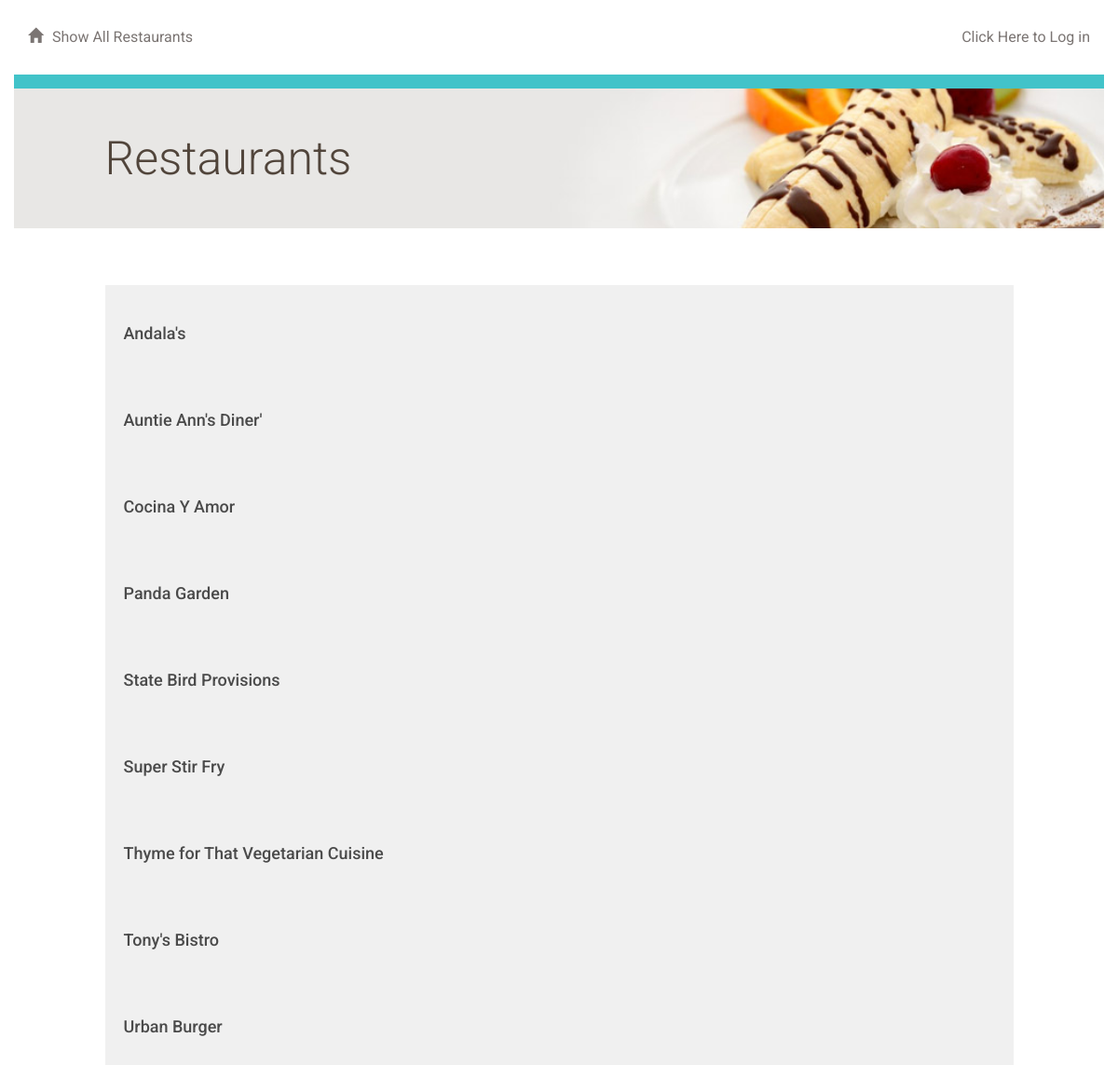
Page /restaurant/ on the earlier database version.
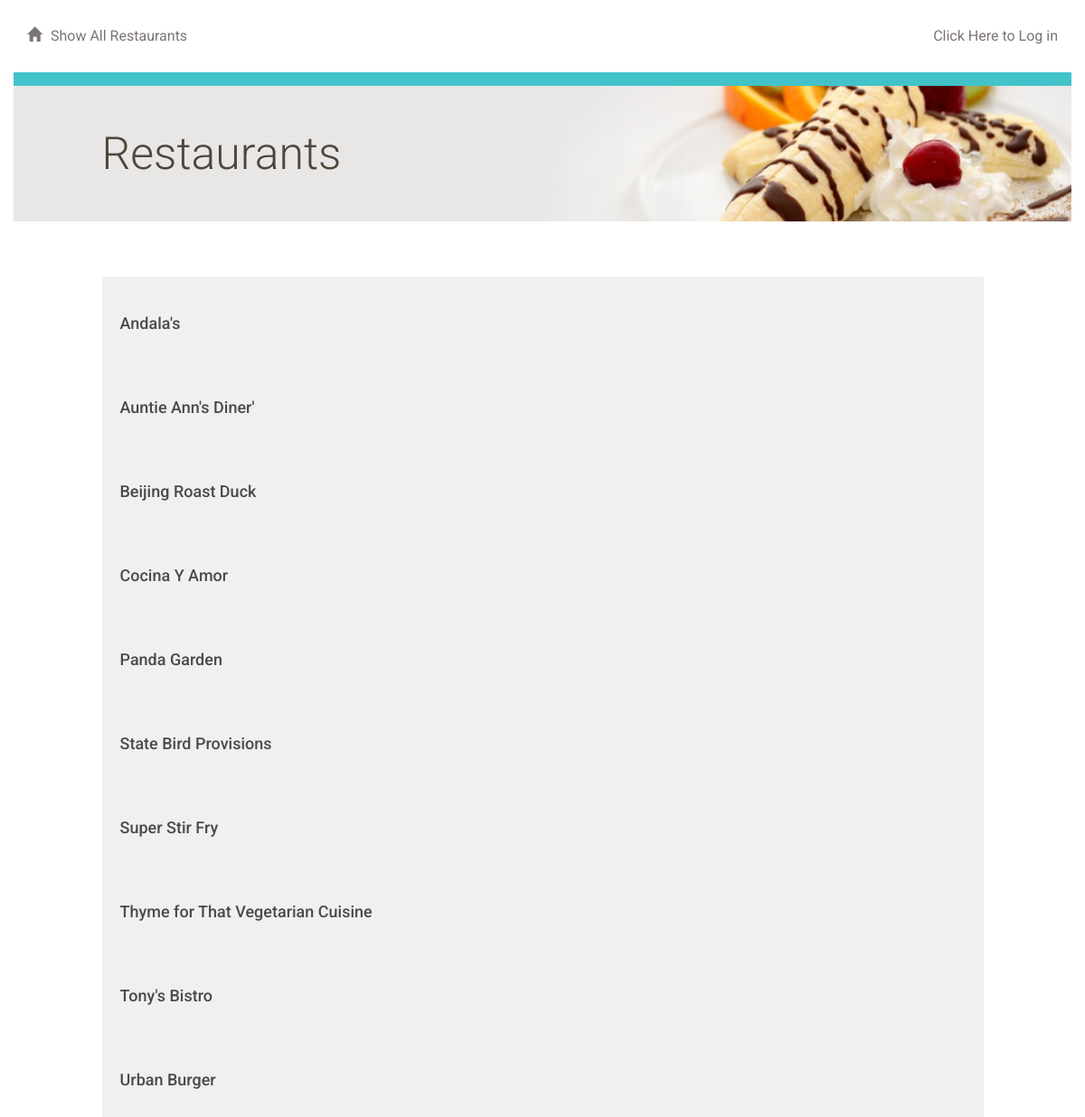
Same page on the later database version.
### database_setup.py (models this page shows, shortened)
class Restaurant(Base):
    __tablename__ = 'restaurant'
    id = Column(Integer, primary_key=True)
    name = Column(String(250), nullable=False)
    item = relationship('MenuItem', cascade='all, delete')
    user_id = Column(Integer, ForeignKey('user.id'))
    user = relationship(User)

### main.py (the view)
@app.route('/')
@app.route('/restaurant/')
def showRestaurants():
    DBSession = sessionmaker(bind=engine)
    session = DBSession()
    restaurants = session.query(Restaurant).order_by(asc(Restaurant.name))
    if 'username' not in login_session:
        return render_template('publicrestaurants.html', restaurants=restaurants)
    else:
        return render_template('restaurants.html', restaurants=restaurants)

### templates/publicrestaurants.html (shortened to what this page needs)
{% extends "main.html" %}
{% block content %}
    {% include "header.html" %}
	<div class="row divider blue">
		<div class="col-md-12"></div>
	</div>
	<div class="row banner main">
		<div class="col-md-1"></div>
		<div class="col-md-11 padding-none">
			<h1>Restaurants</h1>
		</div>
	</div>
	<div class="row padding-top padding-bottom">
		<div class="col-md-1"></div>
		<div class="col-md-10 padding-none">
		</div>
		<div class="col-md-1"></div>
	</div>
	{% for restaurant in restaurants %}
		<a href = "{{url_for('showMenu', restaurant_id = restaurant.id)}}">
			<div class="row">
				<div class="col-md-1"></div>
					<div class="col-md-10 restaurant-list">
						<h3>{{restaurant.name}}</h3>
					</div>
				<div class="col-md-1"></div>
			</div>
		</a>
	{% endfor %}
{% endblock %}

### templates/main.html (shortened to what this page needs)
<!DOCTYPE html>
<html lang="en">
	<head>
		<link rel="stylesheet" href="//netdna.bootstrapcdn.com/bootstrap/3.1.1/css/bootstrap.min.css">
		<link rel=stylesheet type=text/css href="{{ url_for('static', filename='styles.css') }}">
	</head>
	<body>
		<div class="container">
			{% block content %}
			{% endblock %}
		</div>
	</body>
</html>

### templates/header.html
<div class="row top-menu">
	<div class="col-md-6">
		<a href="{{url_for('showRestaurants')}}">
			<span class="glyphicon glyphicon-home" aria-hidden="true"></span>Show All Restaurants
		</a>
	</div>
	<div class="col-md-6 text-right">
					<a href="{{url_for('showLogin')}}">Click Here to Log in </a>
	</div>
</div>

### static/styles.css (style rules this page uses)
* { font-family: "Helvetica Neue Bold", Roboto, Helvetica, Arial, sans-serif; font-weight: 700; }
h1 { font-family: "Helvetica Neue Light", Roboto, Helvetica, Arial, sans-serif; font-size: 50px; color: #51453B; line-height: 60px; font-weight: 300; }
h3 { font-size: 18px; color: #4A4A4A; line-height: 23px; }
a { font-size: 14px; color: #0093B9; line-height: 17px; }
.padding-top { padding-top: 30px; }
.padding-bottom { padding-bottom: 30px; }
.padding-none { padding: 0; }
.glyphicon { margin-right: 10px; }
.top-menu { padding-top: 30px; padding-bottom: 30px; }
.top-menu a { margin-bottom: 0; line-height: 16px; font-size: 16px; color: #7B7573; font-weight: 400; }
.divider { height: 15px; }
.divider.blue { background-color: #42C3C9; }
.banner.main { height: 150px; background: url("/static/top-banner.jpg"); background-position: right; background-repeat: no-repeat; background-size: cover; }
.banner h1 { margin: 45px 0; }
.restaurant-list { background-color: #F0F0F0; padding: 20px; u }

Differences in the rows shown:
added Restaurant: name "Beijing Roast Duck"
